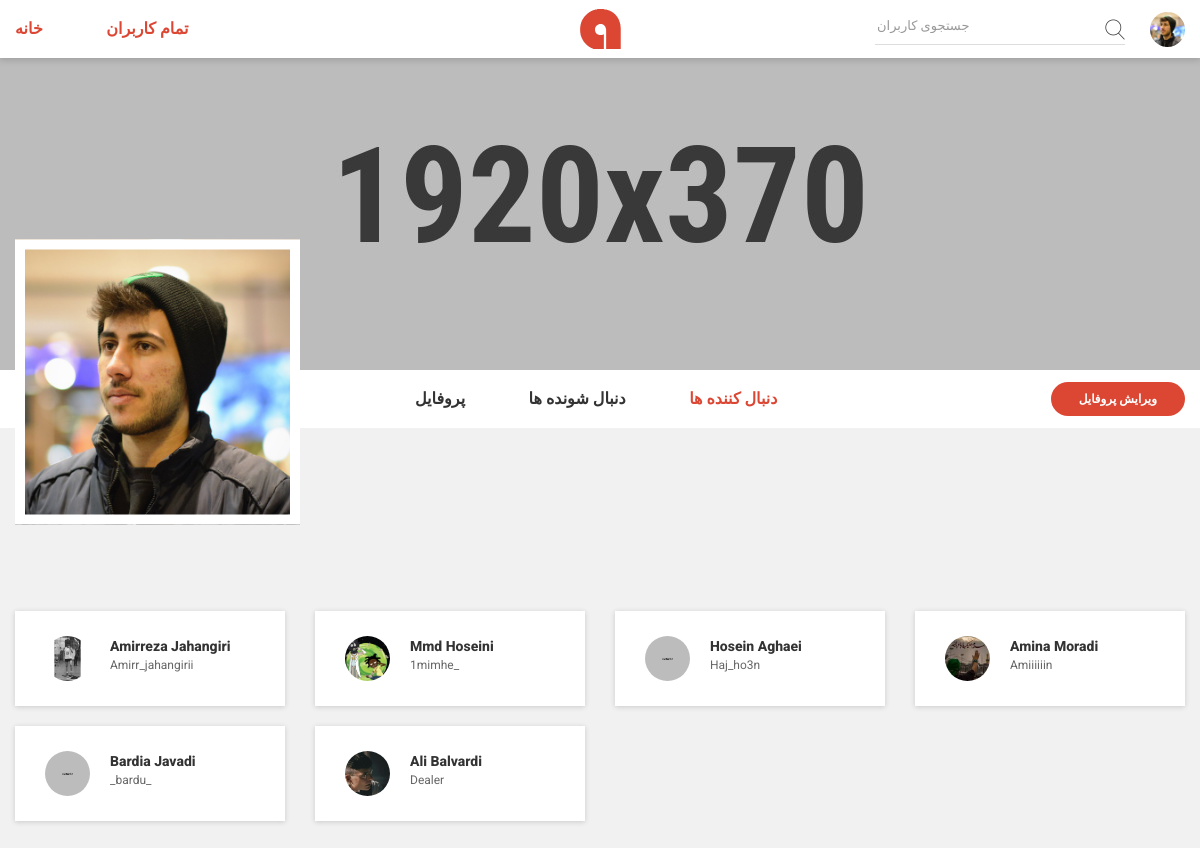
The page /profile/saeedr369/followers/saeedr369 on the database its author committed.
### home_module/models.py (models this page shows, shortened)
class User(models.Model):
    first_name = models.CharField(max_length=200)
    last_name = models.CharField(max_length=200)
    username = models.CharField(max_length=200, unique=True)
    password = models.CharField(max_length=200)
    email = models.EmailField(max_length=200)
    about = models.TextField(null=True)
    bio = models.CharField(max_length=300, null=True)
    job = models.CharField(max_length=300, null=True, default='not named')
    location = models.CharField(max_length=300, null=True, default='iran')
    sign_up_date = models.DateTimeField(auto_now_add=True, null=True, blank=True)
    profile_picture = models.FileField(upload_to='images', default='images/profile.jpg', null=True)
    cover_picture = models.FileField(upload_to='images', default='images/profile-banner.jpg', null=True)
    followers_usernames = models.CharField(max_length=1000, null=False, default="username,")
    followings_usernames = models.CharField(max_length=1000, null=False, default="username,")

### home_module/views.py (the view)
# urls.py: path('profile/<str:username>/followers/<str:username_loged_in>', views.followers_page,
def followers_page(request, username, username_loged_in):
    user = User.objects.all().get(username=username)
    user_loged_in = User.objects.get(username=username_loged_in)
    followed = False
    if str(user_loged_in.username) in user.followers_usernames.split(','):
        followed = True
    followers = LinkedList()
    followers_usernames = User.objects.all().get(username=username).followers_usernames.split(',')
    for username in followers_usernames:
        try:
            followers.add_last(User.objects.all().get(username=username))
        except:
            pass
    self_profile = False
    if user.username == user_loged_in.username: self_profile = True
    context = {'user': user,
               'user_loged_in': User.objects.all().get(username=username_loged_in),
               'followed': followed,
               'followers': followers,
               'self_profile': self_profile}
    return render(request, 'home_module/followers_page.html', context=context)

### home_module/linkedlistCode.py (called while the page is built)
    def add_last(self, data):
        node = Node(data)
        if self.head == None:
            self.head = node
        else:
            self.tail.next = node
        self.tail = node
        self.size += 1

    def __iter__(self) -> Iterator:
        if self.head is None:
            print("linked list is empty.")
            return
        data, next_item = self.head.data, self.head.next
        yield data
        while next_item is not None:
            data, next_item = next_item.data, next_item.next
            yield data

### home_module/templates/home_module/followers_page.html (shortened to what this page needs)
{% extends 'shared/base.html' %}
{% block body %}
<main>
    <div class="main-wrapper">
        <div class="profile-banner-large bg-img" data-bg="{{ user.cover_picture.url }}">
        </div>
        <div class="profile-menu-area secondary-navigation-style bg-white">
            <div class="container">
                <div class="row align-items-center">
                    <div class="col-lg-3 col-md-3">
                        <div class="profile-picture-box">
                            <figure class="profile-picture">
                                <a href="#">
                                    <img src="{{ user.profile_picture.url }}" alt="profile picture">
                                </a>
                            </figure>
                        </div>
                    </div>
                    <div class="col-lg-6 col-md-6 offset-lg-1">
                        <div class="profile-menu-wrapper">
                            <div class="main-menu-inner header-top-navigation">
                                <nav>
                                    <ul class="main-menu">
                                        <li>
                                            <a href="{% url 'profile_page' username=user.username username_loged_in=user_loged_in.username %}">پروفایل</a>
                                        </li>
                                        <li>
                                            <a href="{% url 'followings_page' username=user.username username_loged_in=user_loged_in.username %}">دنبال
                                                شونده ها</a></li>
                                        <li class="active"><a
                                                href="{% url 'followers_page' username=user.username username_loged_in=user_loged_in.username %}">دنبال
                                            کننده ها</a></li>
                                    </ul>
                                </nav>
                            </div>
                        </div>
                    </div>
                    <div class="col-lg-2 col-md-3 d-none d-md-block">
                        <div class="profile-edit-panel">
                            {% if user_loged_in.username == user.username %}
                                <a href="{% url 'edit_profile_page' user_loged_in.username %}" class="edit-btn">ویرایش
                                    پروفایل</a>
                            {% endif %}
                        </div>
                    </div>
                </div>
            </div>
        </div>
    {% if followed or self_profile %}
        <br><br><br>
        <br><br><br>
        <div class="friends-section mt-20">
            <div class="container">
                <div class="row">
                    <div class="col-12">
                        <div class="content-box friends-zone">
                            <div class="row mt--20 friends-list">
                                {% for follower in followers %}
                                    <div class="col-lg-3 col-sm-6 collage request">
                                        <div class="friend-list-view">
                                            <div class="profile-thumb">
                                                <a href="{% url 'profile_page' username=follower.username username_loged_in=user_loged_in.username %}">
                                                    <figure class="profile-thumb-middle">
                                                        <img src="{{ follower.profile_picture.url }}"
                                                             alt="profile picture">
                                                    </figure>
                                                </a>
                                            </div>
                                            <div class="posted-author">
                                                <h6 class="author"><a
                                                        href="{% url 'profile_page' username=follower.username username_loged_in=user_loged_in.username %}">{{ follower.first_name }} {{ follower.last_name }}</a>
                                                </h6>
                                                <button class="add-frnd">{{ follower.username }}</button>
                                            </div>
                                        </div>
                                    </div>
                                {% endfor %}
                            </div>
                        </div>
                    </div>
                </div>
            </div>
        </div>
    {% else %}
    <br><br><br><br>
    <h1 class="about-description" style="color: black; font-family: Arial;text-align: center; background-color: #b6b6b6"> شما این حساب را دنبال نمیکنید</h1>
    {% endif %}
    </div>
</main>
{% endblock %}

### templates/includes/header.html (shortened to what this page needs)
<header>
    <div class="header-top sticky bg-white d-none d-lg-block">
        <div class="container">
            <div class="row align-items-center">
                <div class="col-md-5">
                    <div class="header-top-navigation">
                        <nav>
                            <ul>
                                <li class="active"><a
                                        href="{% url 'home_page' username_loged_in=user_loged_in.username %}">خانه</a>
                                </li>
                                <li class="active"><a
                                        href="{% url 'all_users'  username_loged_in=user_loged_in.username %}">تمام
                                    کاربران</a>
                                </li>
                            </ul>
                        </nav>
                    </div>
                </div>
                <div class="col-md-2">
                    <div class="brand-logo text-center">
                        <a href="index.html">
                            <img src="/static/assets/images/logo/logo.png" alt="brand logo">
                        </a>
                    </div>
                </div>
                <div class="col-md-5">
                    <div class="header-top-right d-flex align-items-center justify-content-end">
                        <div class="header-top-search">
                            <form class="top-search-box">
                                <input type="text" placeholder="جستجوی کاربران" class="top-search-field">
                                <button class="top-search-btn"><i class="flaticon-search"></i></button>
                            </form>
                        </div>
                        <div class="profile-setting-box">
                            <div class="profile-thumb-small">
                                <a href="javascript:void(0)" class="profile-triger">
                                    <figure>
                                        <img src="{{ user_loged_in.profile_picture.url }}"
                                             alt="profile picture">
                                    </figure>
                                </a>
                            </div>
                        </div>
                    </div>
                </div>
            </div>
        </div>
    </div>
</header>

### rows shown on the page
User: profile_picture (picture)
User: profile_picture (picture), first_name "Amirreza", last_name "Jahangiri", username "Amirr_jahangirii"
User: profile_picture (picture), first_name "Mmd", last_name "Hoseini", username "1mimhe_"
User: profile_picture (placeholder picture), first_name "Hosein", last_name "Aghaei", username "Haj_ho3n"
User: profile_picture (picture), first_name "Amina", last_name "Moradi", username "Amiiiiiin"
User: profile_picture (placeholder picture), first_name "Bardia", last_name "Javadi", username "_bardu_"
User: profile_picture (picture), first_name "Ali", last_name "Balvardi", username "Dealer"
